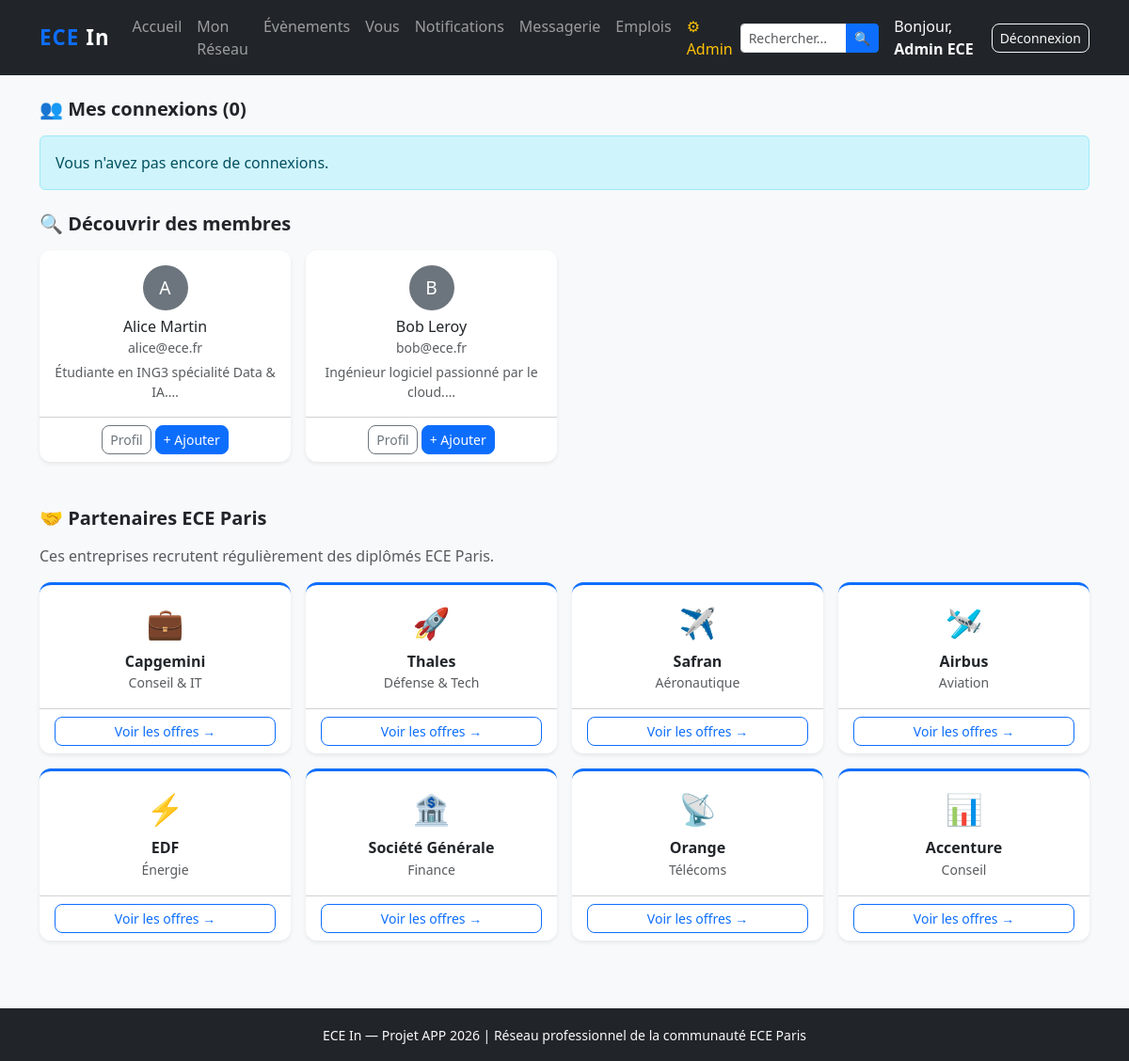
The page /network.php (signed in) on the database its author committed.
### tables this page shows
CREATE TABLE users (
    id            INT AUTO_INCREMENT PRIMARY KEY,
    name          VARCHAR(100) NOT NULL,
    email         VARCHAR(150) NOT NULL UNIQUE,
    password      VARCHAR(255) NOT NULL,
    role          ENUM('author','admin') NOT NULL DEFAULT 'author',
    profile_photo VARCHAR(255) DEFAULT NULL,
    bio           TEXT DEFAULT NULL,
    education     TEXT DEFAULT NULL,
    experience    TEXT DEFAULT NULL,
    cv_title      VARCHAR(150) DEFAULT 'CV ECE In',
    created_at    TIMESTAMP DEFAULT CURRENT_TIMESTAMP
);

### includes/functions.php (called while the page is built, shortened)
<?php
function e(?string $v): string { return htmlspecialchars($v ?? '', ENT_QUOTES, 'UTF-8'); }
function getConnections(int $userId): array {
    $pdo  = getPDO();
    $sql  = "SELECT u.id,u.name,u.email,u.profile_photo,u.bio FROM connections c JOIN users u ON u.id=c.friend_id WHERE c.user_id=:u1
             UNION
             SELECT u.id,u.name,u.email,u.profile_photo,u.bio FROM connections c JOIN users u ON u.id=c.user_id WHERE c.friend_id=:u2
             ORDER BY name ASC";
    $stmt = $pdo->prepare($sql);
    $stmt->execute([':u1'=>$userId,':u2'=>$userId]);
    return $stmt->fetchAll();
}
function getNewMembers(int $userId, array $connectionIds): array {
    $pdo      = getPDO();
    $excluded = array_merge($connectionIds,[$userId]);
    $in       = implode(',',array_fill(0,count($excluded),'?'));
    $stmt     = $pdo->prepare("SELECT id,name,email,profile_photo,bio FROM users WHERE id NOT IN ($in) ORDER BY name");
    $stmt->execute($excluded);
    return $stmt->fetchAll();
}

### network.php (the view, shortened to what this page needs)
<?php
require_once 'includes/functions.php';
$userId      = (int)currentUser()['id'];
$connections = getConnections($userId);
$connIds     = array_column($connections,'id');
$newMembers  = getNewMembers($userId, $connIds);
$partners = [
    ['name'=>'Capgemini','url'=>'https://www.capgemini.com/fr-fr/carrieres/','icon'=>'💼','desc'=>'Conseil & IT'],
    ['name'=>'Thales','url'=>'https://www.thalesgroup.com/fr/global/candidats','icon'=>'🚀','desc'=>'Défense & Tech'],
    ['name'=>'Safran','url'=>'https://jobs.safran.com/','icon'=>'✈️','desc'=>'Aéronautique'],
    ['name'=>'Airbus','url'=>'https://www.airbus.com/fr/carrieres','icon'=>'🛩️','desc'=>'Aviation'],
    ['name'=>'EDF','url'=>'https://recrutement.edf.com/','icon'=>'⚡','desc'=>'Énergie'],
    ['name'=>'Société Générale','url'=>'https://careers.societegenerale.com/','icon'=>'🏦','desc'=>'Finance'],
    ['name'=>'Orange','url'=>'https://orange.jobs/','icon'=>'📡','desc'=>'Télécoms'],
    ['name'=>'Accenture','url'=>'https://www.accenture.com/fr-fr/careers','icon'=>'📊','desc'=>'Conseil'],
];
?>
<!DOCTYPE html>
<html lang="fr">
<head>
  <link rel="stylesheet" href="https://cdn.jsdelivr.net/npm/bootstrap@5.3.0/dist/css/bootstrap.min.css">
  <link rel="stylesheet" href="assets/css/style.css">
</head>
<body class="bg-light">
<?php include 'includes/header.php'; ?>
<div class="container py-4">
  <h5 class="fw-bold mb-3">👥 Mes connexions (<?= count($connections) ?>)</h5>
  <?php if (empty($connections)): ?>
    <div class="alert alert-info mb-4">Vous n'avez pas encore de connexions.</div>
  <?php endif; ?>
  <?php if (!empty($newMembers)): ?>
    <h5 class="fw-bold mb-3">🔍 Découvrir des membres</h5>
    <div class="row g-3 mb-5">
      <?php foreach ($newMembers as $m): ?>
        <div class="col-md-4 col-lg-3">
          <div class="card shadow-sm text-center h-100">
            <div class="card-body">
              <div class="rounded-circle bg-secondary text-white mx-auto mb-2 d-flex align-items-center justify-content-center" style="width:48px;height:48px;font-size:1.2rem;"><?= strtoupper(substr($m['name'],0,1)) ?></div>
              <h6 class="mb-0"><?= e($m['name']) ?></h6>
              <small class="text-muted"><?= e($m['email']) ?></small>
              <?php if ($m['bio']): ?><p class="small text-muted mt-1 mb-0"><?= e(mb_substr($m['bio'],0,50)) ?>…</p><?php endif; ?>
            </div>
            <div class="card-footer bg-transparent d-flex gap-1 justify-content-center">
              <a href="user_profile.php?id=<?= $m['id'] ?>" class="btn btn-sm btn-outline-secondary">Profil</a>
              <form method="POST"><input type="hidden" name="friend_id" value="<?= $m['id'] ?>">
              <button type="submit" name="add_friend" class="btn btn-sm btn-primary">+ Ajouter</button></form>
            </div>
          </div>
        </div>
      <?php endforeach; ?>
    </div>
  <?php endif; ?>
  <h5 class="fw-bold mb-3">🤝 Partenaires ECE Paris</h5>
  <p class="text-muted mb-3">Ces entreprises recrutent régulièrement des diplômés ECE Paris.</p>
  <div class="row g-3">
    <?php foreach ($partners as $p): ?>
      <div class="col-md-6 col-lg-3">
        <div class="card shadow-sm h-100 border-top border-3 border-primary">
          <div class="card-body text-center">
            <div style="font-size:2rem;"><?= $p['icon'] ?></div>
            <h6 class="fw-bold mt-2 mb-0"><?= $p['name'] ?></h6>
            <small class="text-muted"><?= $p['desc'] ?></small>
          </div>
          <div class="card-footer bg-transparent text-center">
            <a href="<?= $p['url'] ?>" target="_blank" class="btn btn-sm btn-outline-primary w-100">Voir les offres →</a>
          </div>
        </div>
      </div>
    <?php endforeach; ?>
  </div>
</div>
<?php include 'includes/footer.php'; ?>
</body>
</html>

### assets/css/style.css (style rules this page uses)
body { font-family: 'Segoe UI', sans-serif; }
.card { border-radius: 12px; border: none; }
.btn { border-radius: 8px; }

### rows shown on the page
users: name "A", name "Alice Martin", email "alice@ece.fr", bio "Étudiante en ING3 spécialité Data & IA."
users: name "B", name "Bob Leroy", email "bob@ece.fr", bio "Ingénieur logiciel passionné par le cloud."

### other values the page prints
currentUser()['name'] "Admin ECE"
count($connections) "0"
$p['icon'] "💼"
$p['name'] "Capgemini"
$p['desc'] "Conseil & IT"
$p['icon'] "🚀"
$p['name'] "Thales"
$p['desc'] "Défense & Tech"
$p['icon'] "✈️"
$p['name'] "Safran"
$p['desc'] "Aéronautique"
$p['icon'] "🛩️"
$p['name'] "Airbus"
$p['desc'] "Aviation"
$p['icon'] "⚡"
